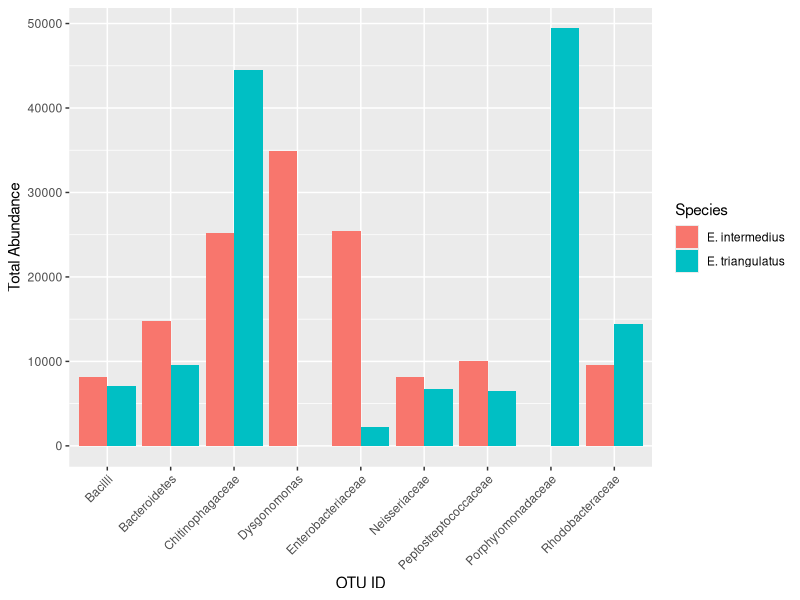

This figure's R source: (Note: this script raises an error after producing the figure.)
# Version 2.2 code edited and moved to top

# Libraries used:
library(tidyverse)
library(stringr)
library(purrr)

# Step 1: Load your data
otu_table <- read_csv("./data/input/otu_table.csv")
top10 <- read_csv("./data/top_10.csv")
mapping <- read_tsv("./data/input/mapping.txt", comment = "#", 
                    col_names = c("SampleID", "BarcodeSequence", "LinkerPrimerSequence", "Description"))

# Step 2: Extract numeric OTU IDs from the top 17 list
top10 <- top10 %>%
  mutate(OTU_ID = as.numeric(str_extract(`...1`, "\\d+$")))

top10_tax <- top10 %>%
  left_join(otu_table %>% select(1,63), by = "OTU_ID")

# Step 4: Extracting the most specific available taxonomic label
top10_tax <- top10_tax %>%
  mutate(Taxon_Label = map_chr(top10_tax[[7]], function(lineage) {
    if (is.na(lineage)) return("Unknown")
    tax_levels <- str_split(lineage, ";")[[1]]
    tax_levels <- rev(tax_levels)  # from specific to general
    cleaned <- str_replace_all(tax_levels, ".*__", "") %>% str_trim()
    specific <- cleaned[!cleaned %in% c("uncultured", "unclassified", "", NA)]
    if (length(specific) > 0) specific[1] else "Unknown"
  })) %>%
  mutate(Taxon_Label = str_replace_all(Taxon_Label, "_", " "))

# Step 3: Subset OTU table to top 17 OTUs and drop Consensus Lineage
top_otus <- otu_table %>%
  filter(OTU_ID %in% top10$OTU_ID) %>%
  select(-`Consensus Lineage`)

otu_rel_abund <- top_otus %>%
  column_to_rownames("OTU_ID") %>%  # Convert OTU_ID to row names
  mutate(across(everything(), as.numeric)) %>%  # Convert all columns to numeric
  rownames_to_column("OTU_ID") %>%  # Convert row names back to a column
  pivot_longer(-OTU_ID, names_to = "SampleID", values_to = "Abundance") %>%  # Reshape to long format
  mutate(OTU_ID = as.numeric(OTU_ID))  # Convert OTU_ID to numeric

# Step 5: Extract species info from mapping file
mapping <- mapping %>%
  mutate(Species = str_extract(Description, "E\\. intermedius|E\\. triangulatus")) %>% 
  filter(!str_detect(Species, "untreated dung"))

# Step 6: Merge abundance data with species metadata
otu_with_species <- otu_rel_abund %>%
  left_join(mapping %>% select(SampleID, Species), by = "SampleID")

# Step 7: Calculate mean abundance for each OTU by species
sum_abundance <- otu_with_species %>%
  group_by(OTU_ID, Species) %>%
  summarise(Abundances = sum(Abundance), .groups = "drop")

abundanceData <- sum_abundance %>%
  filter(!is.na(sum_abundance[[2]]))

top10_tax_long <- top10_tax %>%
  pivot_longer(cols = starts_with("Taxon_Label"),  # Assuming Taxon_Label columns start with 'Taxon_Label'
               names_to = "Taxon_Type", 
               values_to = "Taxon_Label") %>%
  select(OTU_ID, Taxon_Label)  # Keep only the relevant columns

final <- abundanceData %>%
  left_join(top10_tax_long %>% select(OTU_ID, Taxon_Label), by = "OTU_ID")

# Step 8: Plot the grouped bar chart
barplot<- ggplot(final, aes(x = Taxon_Label, y = Abundances, fill = Species)) +
  geom_bar(stat = "identity", position = "dodge") +
  labs(
    x = "OTU ID",
    y = "Total Abundance") + theme(axis.text.x = element_text(angle = 45, hjust = 1))
  scale_fill_manual(values = c("#66c2a5", "#fc8d62")) +
  theme_minimal(base_size = 14)

# Save
save(barplot, file= "./Figures/barplot.RData")  

####################################
#old code
# Step 1: Load your data
otu_table <- read_csv("otu_table.csv")
top10 <- read_csv("./Random Forest/top_10.csv")
mapping <- read_tsv("mapping.txt", comment = "#", 
                    col_names = c("SampleID", "BarcodeSequence", "LinkerPrimerSequence", "Description"))

# Step 2: Extract numeric OTU IDs from top 17
top10 <- top10 %>%
  mutate(OTU_ID = as.numeric(str_extract(`...1`, "\\d+$")))

# Step 3: Subset OTU table to top 17 and remove taxonomy column
top_otus <- otu_table %>%
  filter(OTU_ID %in% top10$OTU_ID) %>%
  select(-`Consensus Lineage`)

# Step 4: Convert OTU counts to relative abundance per sample
otu_rel_abund <- top_otus %>%
  column_to_rownames("OTU_ID") %>%
  mutate(across(everything(), as.numeric)) %>%
  sweep(2, colSums(.), FUN = "/") %>%
  rownames_to_column("OTU_ID") %>%
  pivot_longer(-OTU_ID, names_to = "SampleID", values_to = "RelAbundance") %>%
  mutate(OTU_ID = as.numeric(OTU_ID))

# Step 5: Extract species info from mapping
mapping <- mapping %>%
  mutate(Species = str_extract(Description, "E\\. intermedius|E\\. triangulatus"))

# Step 6: Merge abundance data with species metadata
otu_with_species <- otu_rel_abund %>%
  left_join(mapping %>% select(SampleID, Species), by = "SampleID")

# Step 7: Calculate mean relative abundance by OTU and species
mean_abundance <- otu_with_species %>%
  group_by(OTU_ID, Species) %>%
  summarise(MeanRelAbundance = mean(RelAbundance, na.rm = TRUE), .groups = "drop")

# Step 8: Order OTUs by total abundance for prettier sorting
mean_abundance <- mean_abundance %>%
  group_by(OTU_ID) %>%
  mutate(Total = sum(MeanRelAbundance)) %>%
  ungroup() %>%
  mutate(OTU_ID = fct_reorder(as.factor(OTU_ID), Total))

# Step 9: Final horizontal bar plot
ggplot(mean_abundance, aes(x = OTU_ID, y = MeanRelAbundance, fill = Species)) +
  geom_bar(stat = "identity", position = position_dodge(width = 0.8)) +
  coord_flip() +
  labs(
    x = "OTU ID",
    y = "Mean Relative Abundance",
    title = "Top 17 OTUs by Mean Abundance in Each Dung Beetle Species"
  ) +
  scale_fill_manual(values = c("#66c2a5", "#fc8d62")) +
  theme_minimal(base_size = 14)

##############################################
#old code
# Step 1: Loading the data
top10 <- read_csv("./Random Forest/top_10.csv")
otu_table <- read_csv("otu_table.csv")

# Step 2: Extracting numeric OTU ID from '...1' column
top10 <- top10 %>%
  mutate(OTU_ID = as.numeric(str_extract(`...1`, "\\d+$")))

# Step 3: Joining Consensus Lineage from OTU table
top10_tax <- top10 %>%
  left_join(otu_table %>% select(OTU_ID, `Consensus Lineage`), by = "OTU_ID")

# Step 4: Extracting the most specific available taxonomic label
top10_tax <- top10_tax %>%
  mutate(Taxon_Label = map_chr(`Consensus Lineage`, function(lineage) {
    if (is.na(lineage)) return("Unknown")
    tax_levels <- str_split(lineage, ";")[[1]]
    tax_levels <- rev(tax_levels)  # from specific to general
    cleaned <- str_replace_all(tax_levels, ".*__", "") %>% str_trim()
    specific <- cleaned[!cleaned %in% c("uncultured", "unclassified", "", NA)]
    if (length(specific) > 0) specific[1] else "Unknown"
  })) %>%
  mutate(Taxon_Label = str_replace_all(Taxon_Label, "_", " "))

# Step 5: Creating the plot
ggplot(top10_tax, aes(x = reorder(Taxon_Label, MeanDecreaseAccuracy), y = MeanDecreaseAccuracy)) +
  geom_bar(stat = "identity", fill = "#2c7fb8") +
  coord_flip() +
  labs(
    x = "Bacterial Taxon",
    y = "Mean Decrease Accuracy",
    title = "Top OTUs by Importance in Species Classification"
  ) +
  theme_minimal(base_size = 14)



#Progress?
top10 <- read.csv("./Random Forest/top_10.csv")
otu_table <- read.csv("otu_table.csv", row.names = 1)
mapping <- read_tsv("mapping.txt", comment = "#", 
                    col_names = c("SampleID", "BarcodeSequence", "LinkerPrimerSequence", "Description"))

mapping <- mapping %>%
  mutate(Species = str_extract(Description, "E\\. intermedius|E\\. triangulatus"))

# Step 2: Extracting numeric OTU ID from 'X' column
top10 <- top10 %>%
  mutate(OTU_ID = as.numeric(str_extract(`X`, "\\d+$")))

# Step 3: Joining Consensus Lineage from OTU table
top10_tax <- top10 %>%
  left_join(otu_table %>% select(1,63), by = "OTU_ID")

# Step 4: Extracting the most specific available taxonomic label
top10_tax <- top10_tax %>%
  mutate(Taxon_Label = map_chr(top10_tax[[7]], function(lineage) {
    if (is.na(lineage)) return("Unknown")
    tax_levels <- str_split(lineage, ";")[[1]]
    tax_levels <- rev(tax_levels)  # from specific to general
    cleaned <- str_replace_all(tax_levels, ".*__", "") %>% str_trim()
    specific <- cleaned[!cleaned %in% c("uncultured", "unclassified", "", NA)]
    if (length(specific) > 0) specific[1] else "Unknown"
  })) %>%
  mutate(Taxon_Label = str_replace_all(Taxon_Label, "_", " "))

top10_tax <- top10_tax %>%
  left_join(mapping %>% select(Species), by = "OTU_ID")

#changed otu ids to rows so now this wont work
top_otus <- otu_table %>%
  filter(OTU_ID %in% top10$OTU_ID) %>%
  select(-62)

top_otus$sum_abundance <- apply(top_otus[, -1], 1, sum, na.rm = TRUE)
print(top_otus[ ,63])

top_otus <- top_otus[, -c(2:62)]

New<- as.data.frame(t(otu_table))
col_names <- paste("X.OTU.ID.", colnames(New), sep="")
colnames(New) <- col_names
New$SampleID <- rownames(New)
merged<- cbind(, mapping)

top10_tax <- top10_tax %>%
  select(OTU_ID, everything())

top10_tax <- top10_tax %>%
  arrange(OTU_ID)

top_otus<- top_otus %>%
  left_join(top10_tax %>% select(Taxon_Label), by = "OTU_ID")

bound<- cbind(top_otus, top10_tax)

otu_table2<- otu_table[, -ncol(otu_table)]

otu_table2<- as.data.frame(t(otu_table))
col_names <- paste("OTU_ID", colnames(otu_table2), sep="")
colnames(otu_table2) <- col_names
otu_table2$SampleID <- rownames(otu_table2)


# Load the tibble package
library(tibble)
library(dplyr)

otu_with_species <- OTUnew %>%
  left_join(mapping %>% select(SampleID, Species), by = "SampleID") %>% 
  filter(!str_detect(Species, "untreated dung"))

ggplot(OTUnew, aes(x = OTU_ID, y = MeanRelAbundance, fill = Species)) +
  geom_bar(stat = "identity", position = position_dodge(width = 0.8)) +
  coord_flip() +
  labs(
    x = "OTU ID",
    y = "Mean Relative Abundance",
    title = "Top 17 OTUs by Mean Abundance in Each Dung Beetle Species"
  ) +
  scale_fill_manual(values = c("#66c2a5", "#fc8d62")) +
  theme_minimal(base_size = 14)
